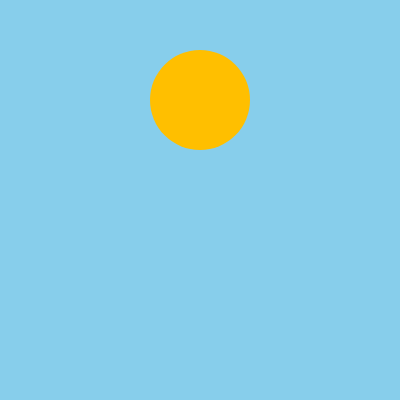
Frame 1 (no input)
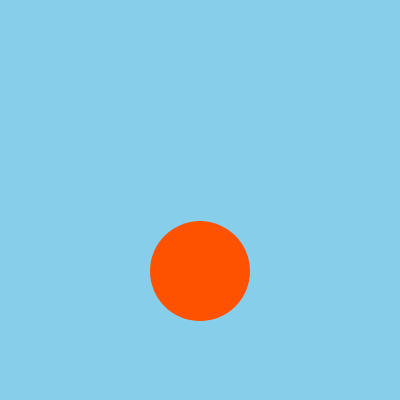
Frame 60 (no input)
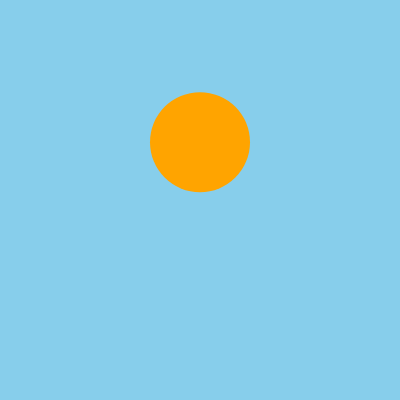
Frame 120 (the mouse pressed at the canvas centre since frame 60)

The p5.js sketch that drew these frames (run headless with seeded random() and noise() and a simulated clock; from frame 60 on, the mouse is pressed at the canvas centre):

// p5.js sketch
// ── sketch.js
let y = 100;
let speedY = 0;

function setup() {
  createCanvas(400, 400);
}

function draw() {
  background("skyblue");
  fill(lerpColor(color("yellow"), color("red"), map(y, 0, height, 0, 1)));
  noStroke();
  circle(width / 2, y, 100);
  y = y + speedY;
  speedY = speedY + 0.1;
  if (y + 50 >= height) {
    speedY = speedY * -0.95;
  }
}
